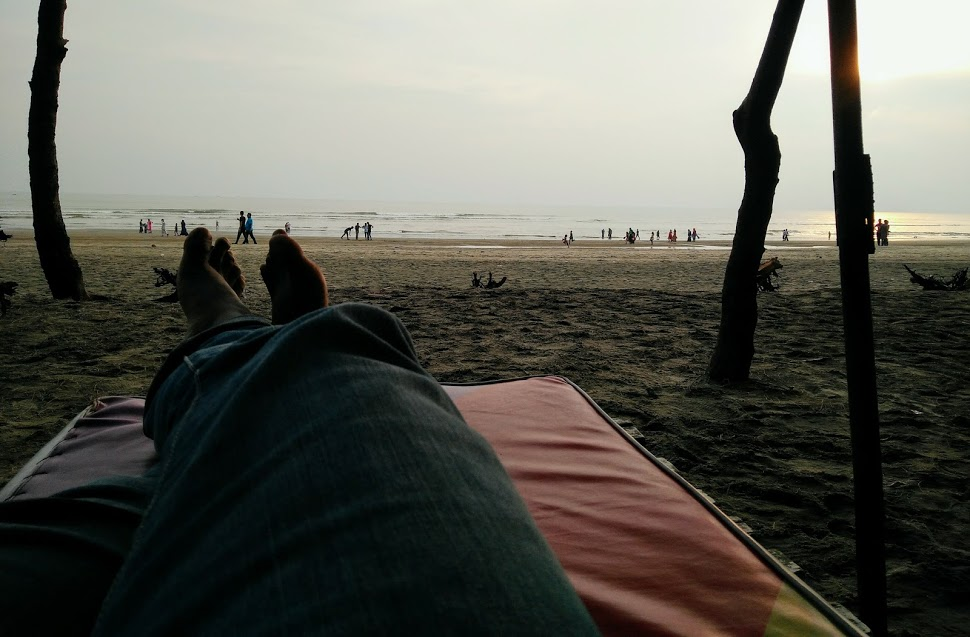
#> input picture src/test.jpg, 970 x 637 px
$ python Image_operation.py
#> lines starting #> are read from the running program, lines starting #| are printed output that depends on the picture; after the words box and inside, x2 and y2 are one past the last pixel; in counts of white or black regions, pixels touching at a corner belong together
import cv2
import numpy as np
import matplotlib.pyplot as plt

img = cv2.imread('src//test.jpg', cv2.IMREAD_COLOR)
#> img is the input picture: shape (637, 970, 3); mean B, G, R 86.6, 94.5, 94.8

#To see color value in a Pixel, in B G R
pixel = img[99,66]
#> pixel = [176, 185, 182]

#Assigning color values to a pixel
img[99, 66] = [255,255,255]
#> img: shape (637, 970, 3); under 0.01% of pixels changed, all inside (x1, y1, x2, y2) = (66, 99, 67, 100)
print(pixel)
#| [255 255 255]

#Selecting Region of an Image and showing color values of it
roi = img[55:99, 55:99]
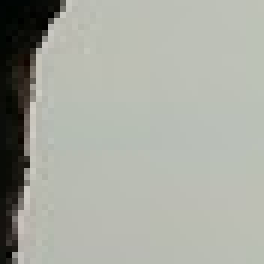
#> roi: shape (44, 44, 3) (shown 6 times larger); mean B, G, R 161.1, 169.9, 167.3
print(roi)
#> (printed output is left out)

#Assigning Specific color all accross a region of an image
img[55:99, 55:99] = [255,255,255]
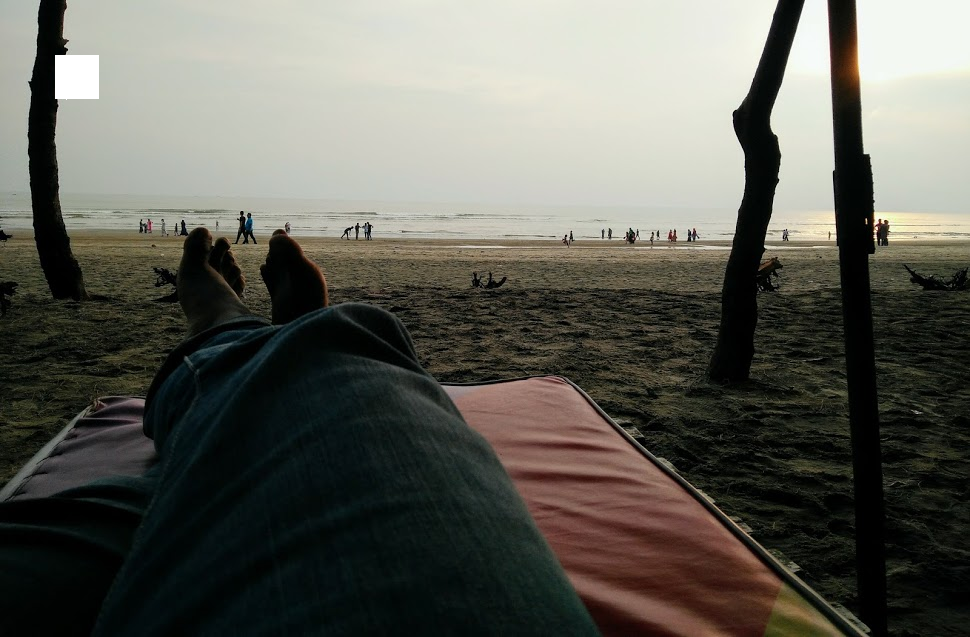
#> img: shape (637, 970, 3); mean B, G, R 86.9, 94.8, 95


#COPYPASTA of color values of an ROI to another ROI, pixel H and W has to be the same
roi2 = img[231:260, 209:244]
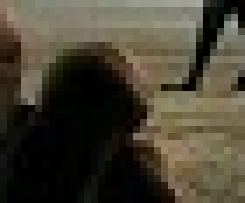
#> roi2: shape (29, 35, 3) (shown 7 times larger); mean B, G, R 51, 65.6, 71.3
img[0:29, 0:35] = roi2
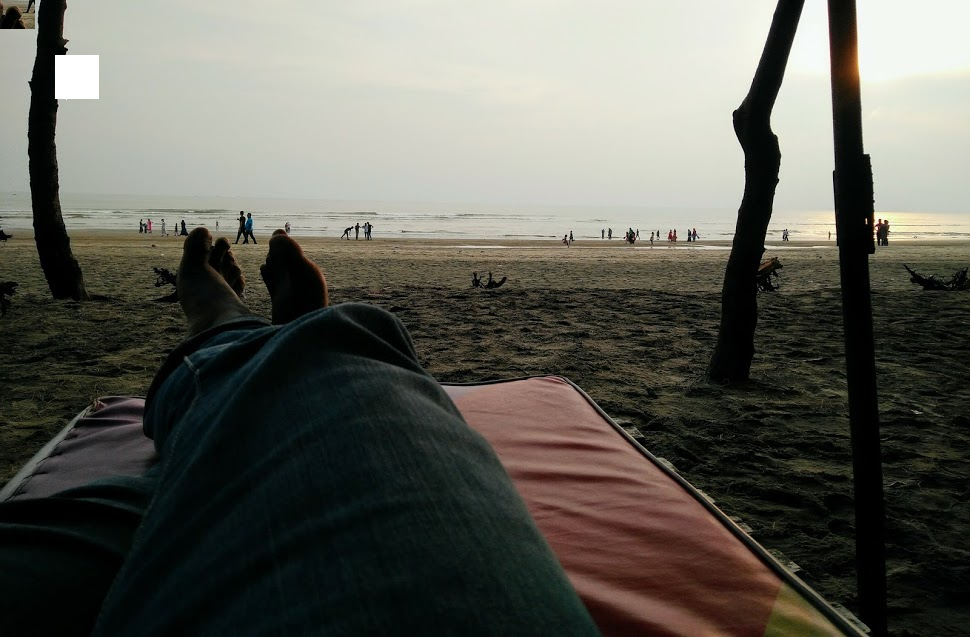
#> img: shape (637, 970, 3); 0.16% of pixels changed, all inside (x1, y1, x2, y2) = (0, 0, 35, 29)

cv2.imshow('output',img)
cv2.waitKey(0)
